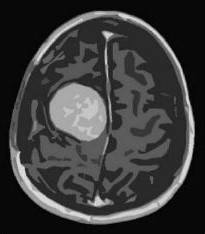
%> input picture Capture1.PNG, 205 x 234 px
$ octave Tumor_Detection_In_Brain.m   (GNU Octave 9; MATLAB toolbox functions it lacks are replaced by stand-ins)
%> lines starting %> are read from the running program, lines starting %| are printed output that depends on the picture; in (x1, y1, x2, y2) boxes, pixels count from 0 and x2, y2 are one past the last pixel; in counts of white or black regions, pixels touching at a corner belong together; the program's own positions count from 1
clc;
clear;
close all;
I=imread('Capture1.png');
%> I is the input picture: size 234x205x3 uint8; min 0, max 229, mean 58.6
gray_I=rgb2gray(I);
j=imresize(gray_I,[700,700]);
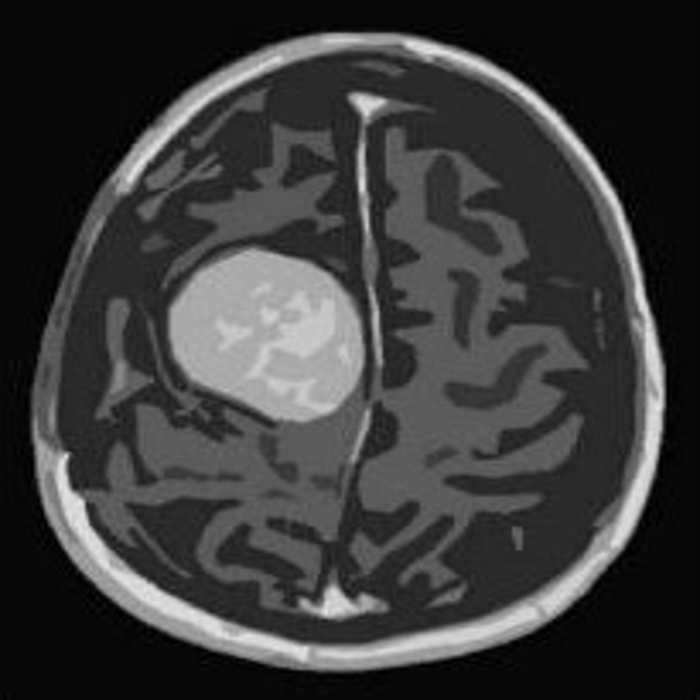
%> j: size 700x700 uint8; min 0, max 231, mean 58.6
contrust_j=imadjust(j);
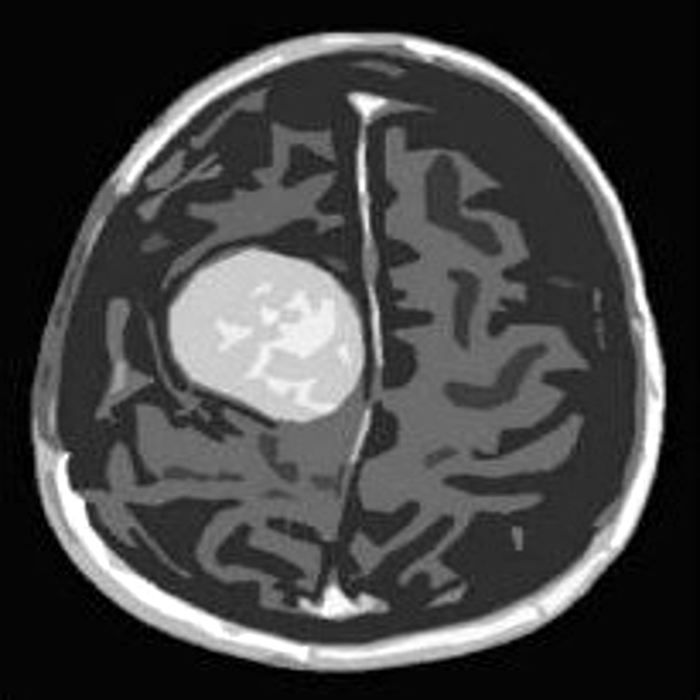
%> contrust_j: size 700x700 uint8; min 0, max 255, mean 67.2

figure(1),
subplot(2,2,1);imshow(I),title('ORIGINAL IMAGE');
subplot(2,2,2);imshow(gray_I),title('COLOR ADJUSTED IMAGE');
subplot(2,2,3);imshow(j),title('RESIZED IMAGE');
subplot(2,2,4);imshow(contrust_j),title('CONTRAST ADJUSTED IMAGE');

s=strel('disk',20);
d=imerode(contrust_j,s);
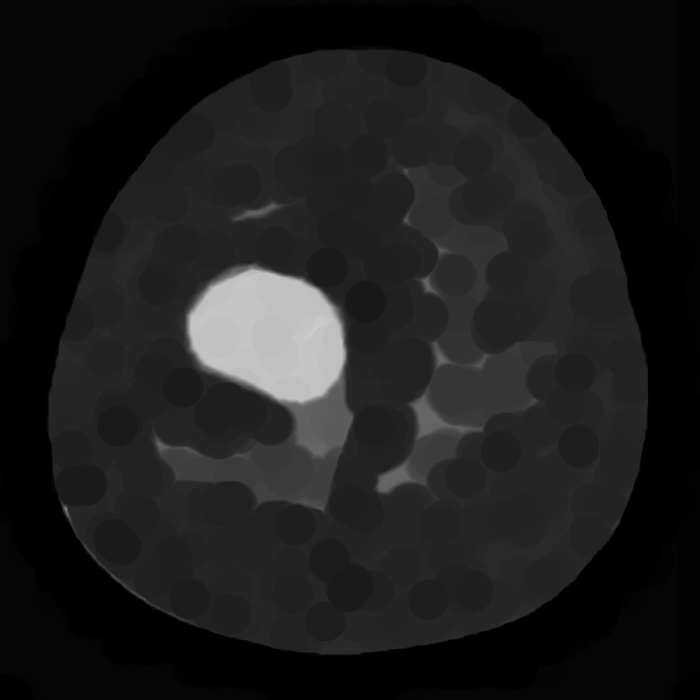
%> d: size 700x700 uint8; min 0, max 208, mean 28.1
figure(2),imshow(d);
%imwrite(d,'G:\matlab\bin\pardazesh\PROJECT2\image1.jpg');

[M,N]=size(d);
%> M = 700; N = 700
p=zeros(1,256);
for x=1:M
 for y=1:N
  r=d(x,y);
  p(r+1)=p(r+1)+1;
 end
end
%> after the loop, p = 256 values, max 104876 at index 1, min 0 at index 4, mean 1914.1
p=p/sum(p);
%> p = 256 values, max 0.214 at index 1, min 0 at index 4, mean 0.00391

l=length(p);
%> l = 256
mG(1)=0;
for i=1:1:l-1
    mG(i+1)=mG(i)+i*p(i);
end
%> after the loop, mG = 256 values from 0 to 29.13
mG_sum=sum(mG);
%> mG_sum = 5349

k=l-2;
%> k = 254
p1(1)=0;
m(1)=0;
max(1)=0;
sigmaB2(1)=0;
for i=1:k
    p1(i+1)=p1(i)+p(i);
    m(i+1)=m(i)+i*p(i);
    sigmaB2(i+1)=((mG_sum*p1(i)-m(i))^2)/(p1(i)*(1-p1(i)));
    if  sigmaB2(i+1)>max
        max(i+1)=sigmaB2(i+1);
        T=round(mean(find(sigmaB2(i+1)>max)));
    end
end
%> this loop made 254 passes
%> T on passes 2, 3, 4, 6, 7, 8, 9, 11, 12, 13, 14, 16: 2, 2, 3, 4, 4, 5, 5, 6, 7, 7, 8, 9
%> after the loop, T = 106; m = 255 values from 0 to 29.13; max = 211 values, max 6.37e+22 at index 211, min 0 at index 1, mean 3.02e+20; p1 = 255 values from 0 to 1

g=zeros(M,N);
g(d>T)=0;
%> g: size 700x700 double; every value is 0
g(d<=T)=255;
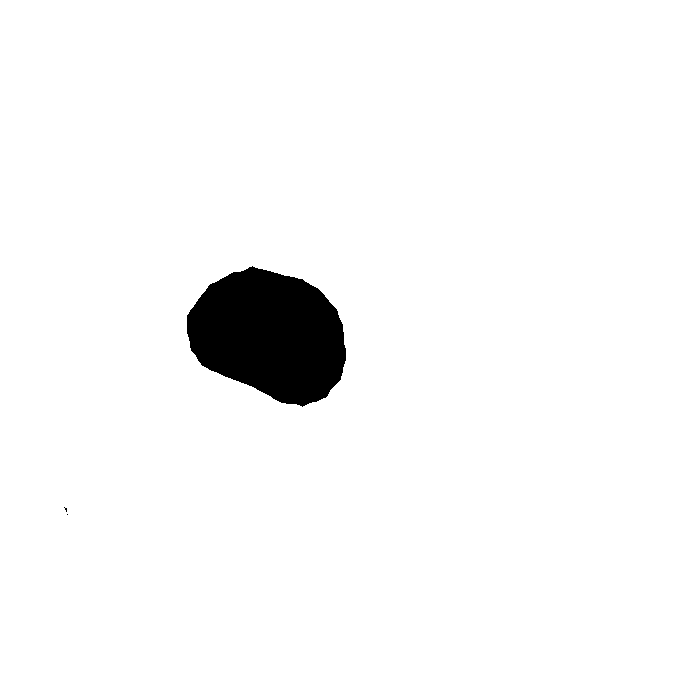
%> g: size 700x700 double; 96.7% white; 3 black regions (2 under 20 px), largest, box (x1, y1, x2, y2) and area: (187, 266, 346, 407) 16094
figure(3);imshow(g);

imtool(g);

h=imhist(I);
%> h = 256 values, max 34740 at index 9, min 0 at index 228, mean 562.1
h1=imhist(gray_I);
%> h1 = 256 values, max 11580 at index 9, min 0 at index 228, mean 187.4
h2=imhist(j);
%> h2 = 256 values, max 118342 at index 9, min 0 at index 233, mean 1914.1
h3=imhist(contrust_j);
%> h3 = 256 values, max 118342 at index 6, min 0 at index 4, mean 1914.1
h4=imhist(d);
%> h4 = 256 values, max 104876 at index 1, min 0 at index 4, mean 1914.1
h5=imhist(g);
%> h5 = 256 values, max 473898 at index 256, min 0 at index 2, mean 1914.1

% [7 lines of commented-out code are left out]

figure(4),
subplot(2,3,1);imhist(I),title('ORIGINAL IMAGE');
subplot(2,3,2);imhist(gray_I),title('COLOR ADJUSTED IMAGE');
subplot(2,3,3);imhist(j),title('RESIZED IMAGE');
subplot(2,3,4);imhist(contrust_j),title('CONTRAST ADJUSTED IMAGE');
subplot(2,3,5);imhist(d),title('AFTER EROSION');
subplot(2,3,6);imhist(g),title('OUTPUT IMAGE');

figure(5),
subplot(2,3,2);plot(gray_I),title('COLOR ADJUSTED IMAGE');
subplot(2,3,3);plot(j),title('RESIZED IMAGE');
subplot(2,3,4);plot(contrust_j),title('CONTRAST ADJUSTED IMAGE');
%> (the run ends here)
